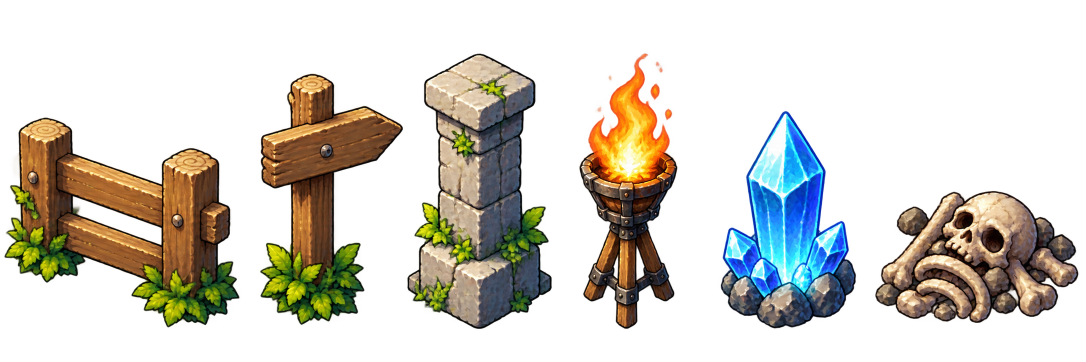
#> input picture assets/hd/props/village.png, 2172 x 724 px (shown at 1/2 size)
$ python cut-magenta-prop-sheet.py ../assets/hd/props/village.png
#> lines starting #> are read from the running program, lines starting #| are printed output that depends on the picture; after the words box and inside, x2 and y2 are one past the last pixel; in counts of white or black regions, pixels touching at a corner belong together
"""Cuts a ChatGPT prop sheet drawn on flat magenta (#FF00FF, or #00FF00: read from the top-left pixel) into one PNG per prop for MapScenery (first used for the Willowbrook 2.5D forest, 21/11/2026).

    python Tools/cut-magenta-prop-sheet.py <sheet.png> <name1> <name2> ... [--scale 1.0] [--out Assets/Resources/Sprites/village/props]

- Props are the large non-magenta blobs (with --grid RxC: everything inside one cell of an R x C layout is one prop), read row by row (top to bottom, then left to right), so names follow the order asked in the prompt.
- Magenta is keyed out with a soft edge and the pink fringe is despilled (the magenta share is removed from the edge colours).
- Each PNG is padded so the TRUNK of a *Tree* prop (middle of the lowest opaque rows; other props: their bbox middle) sits on the horizontal centre and the lowest opaque pixel on the bottom
  edge: MapScenery draws a prop with pivot (0.5, 0) on the bottom edge of its footprint, so the trunk lands on its tile (and a 2.5D billboard
  stands on its foot line). Size is rounded up to 16 px (a quarter tile).
- Prints the PropDef line of each prop (W, H in tiles = px / 64; footprint left for you to choose: trees 1x1, low walk-through decor FootH 0).
"""
import os, sys
import numpy as np, cv2
from PIL import Image

ROOT = os.path.dirname(os.path.dirname(os.path.abspath(__file__)))


def main():
    args = [a for a in sys.argv[1:]]
    scale = float(args[args.index("--scale") + 1]) if "--scale" in args else 1.0
    out = args[args.index("--out") + 1] if "--out" in args else os.path.join(ROOT, "Assets", "Resources", "Sprites", "village", "props")
    grid = tuple(int(v) for v in args[args.index("--grid") + 1].split("x")) if "--grid" in args else None
    for flag in ("--scale", "--out", "--grid"):
        if flag in args: i = args.index(flag); del args[i:i + 2]
    sheet, names = args[0], args[1:]
    im = np.asarray(Image.open(sheet).convert("RGB")).astype(np.float32)
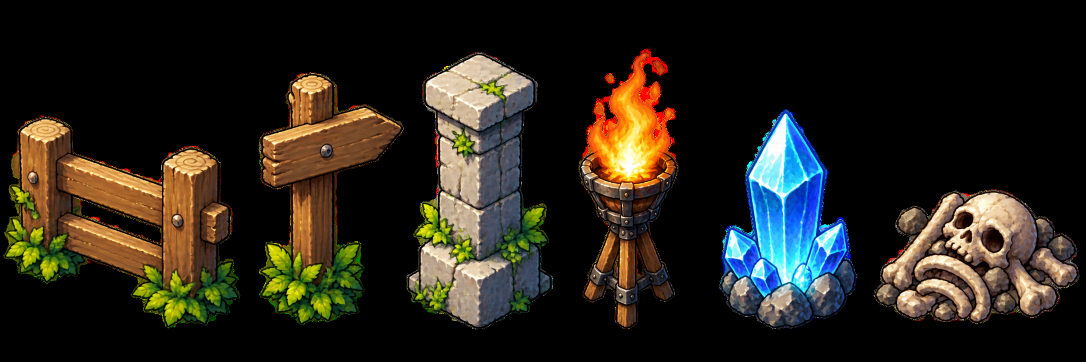
#> im: shape (724, 2172, 3) float32 (shown at 1/2 size); mean R, G, B 39.7, 35.4, 26.5
    R, G, B = im[..., 0], im[..., 1], im[..., 2]
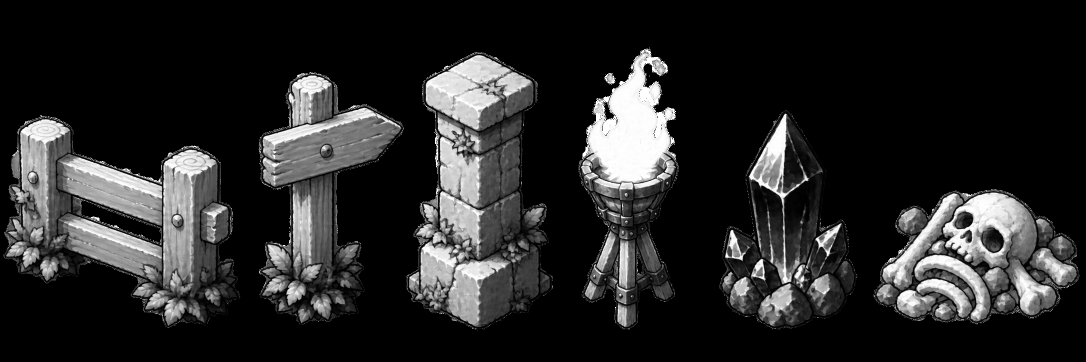
#> R: shape (724, 2172) float32 (shown at 1/2 size); min 0, max 255, mean 39.7
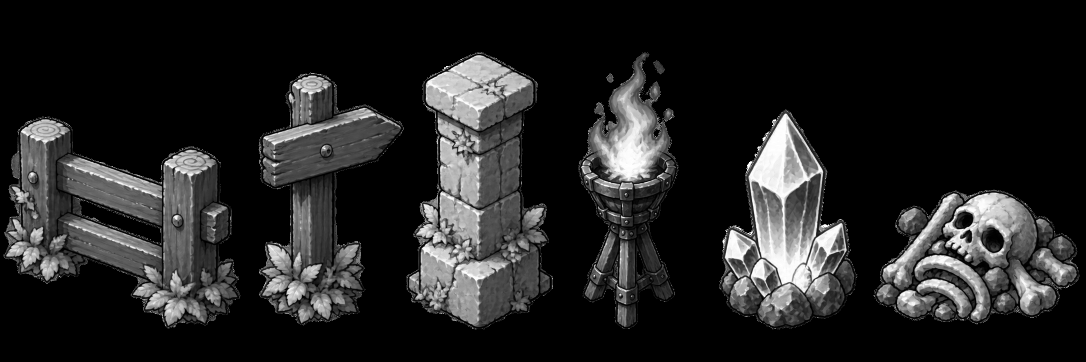
#> G: shape (724, 2172) float32 (shown at 1/2 size); min 0, max 255, mean 35.4
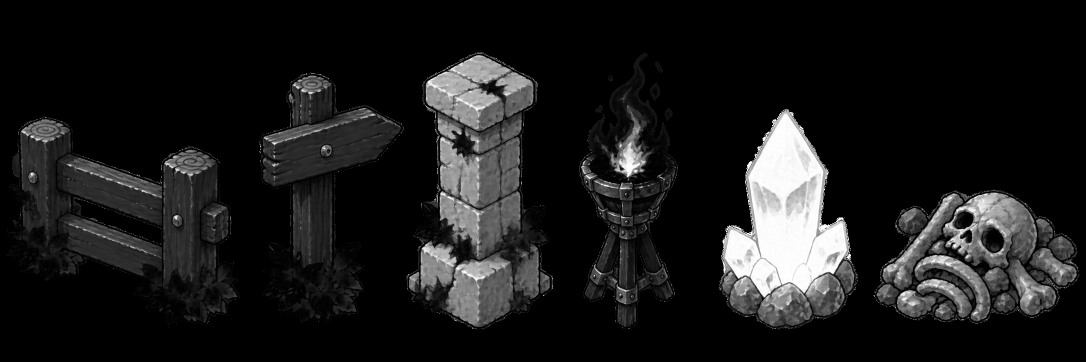
#> B: shape (724, 2172) float32 (shown at 1/2 size); min 0, max 255, mean 26.5
    green = G[2, 2] > 200 and R[2, 2] < 80 and B[2, 2] < 80   # sheet drawn on #00FF00 (purple / pink art, 21/11/2026): key green instead
#> green = False
    # key-ness: magenta = high R and B, low G; green = G above both
    mag = np.clip(((G - np.maximum(R, B)) if green else (np.minimum(R, B) - G)) - 60, 0, None) / 90.0
    mag = np.clip(mag, 0, 1)
    alpha = 1 - mag
    solid = (alpha > 0.5).astype(np.uint8)
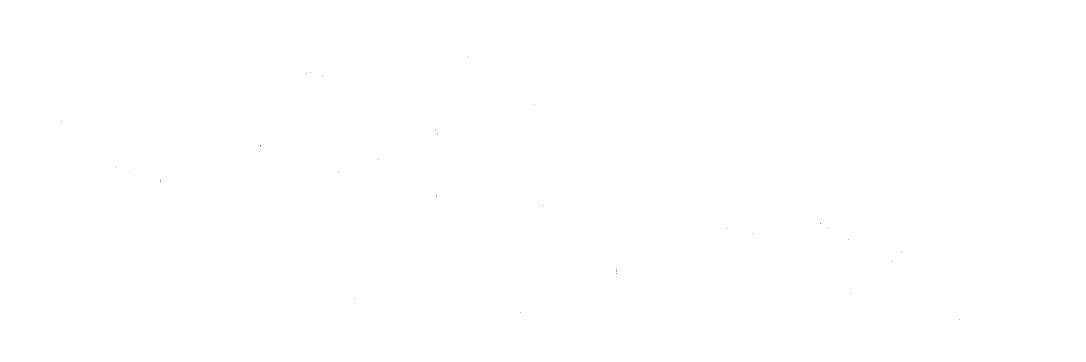
#> solid: shape (724, 2172) (shown at 1/2 size); values 0 (black) and 1 (white), 100% white; black in thin lines or dots, all inside (x1, y1, x2, y2) = (123, 112, 1919, 639)
    solid = cv2.morphologyEx(solid, cv2.MORPH_CLOSE, np.ones((9, 9), np.uint8))
#> solid: shape (724, 2172); every value is 1
    n, lab, st, cen = cv2.connectedComponentsWithStats(solid)
#> lab: shape (724, 2172) int32; every value is 1
#> n = 2; st = [[-1, 2147483647, 0, 0, 0], [0, 0, 2172, 724, 1572528]]; cen = [[nan, nan], [1085.5, 361.5]]
    if grid:  # --grid RxC: the sheet is a rows x cols layout; every blob joins the cell of its centre (props made of separate pieces, e.g. a floating orb over its base)
        gr, gc = grid
        H0, W0 = solid.shape
        cell = np.zeros(n, int) - 1
        for i in range(1, n):
            if st[i, 4] > 150: cell[i] = min(gr - 1, int(cen[i][1] * gr / H0)) * gc + min(gc - 1, int(cen[i][0] * gc / W0))
        lab = np.where(lab > 0, cell[lab] + 1, 0).astype(np.int32)
        n = gr * gc + 1
        st = np.zeros((n, 5), int); cen = np.zeros((n, 2))
        for i in range(1, n):
            ys, xs = np.nonzero(lab == i)
            if len(xs): st[i] = [xs.min(), ys.min(), xs.max() - xs.min() + 1, ys.max() - ys.min() + 1, len(xs)]; cen[i] = [xs.mean(), ys.mean()]
    blobs = [i for i in range(1, n) if st[i, 4] > 1500]
#> blobs = [1]
#> (the run stopped early here; a loop or call above may not have finished)

$ run again, with assets/hd/props/big_rocks.png copied over assets/hd/props/village.png
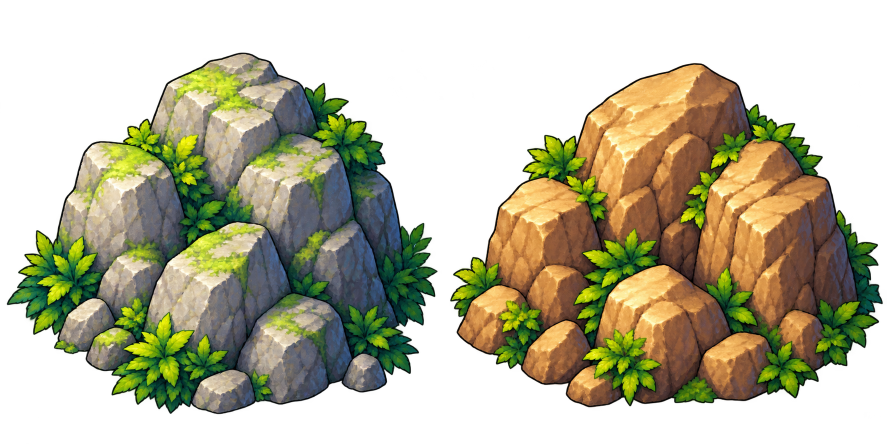
#> input picture assets/hd/props/big_rocks.png, 1774 x 887 px (shown at 1/2 size)
#> in main, `im = np.asarray(Image.open(sheet).convert("RGB")).astype(np.float32)`:
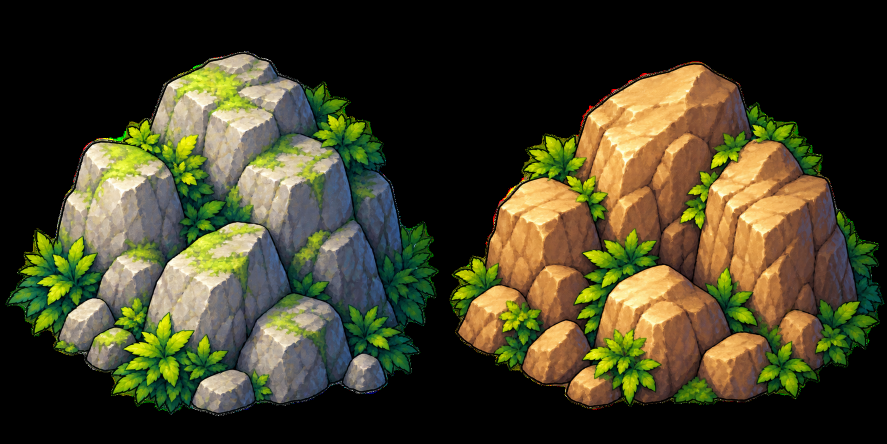
#> im: shape (887, 1774, 3) float32 (shown at 1/2 size); mean R, G, B 66.2, 63.4, 37.9
#> in main, `R, G, B = im[..., 0], im[..., 1], im[..., 2]`:
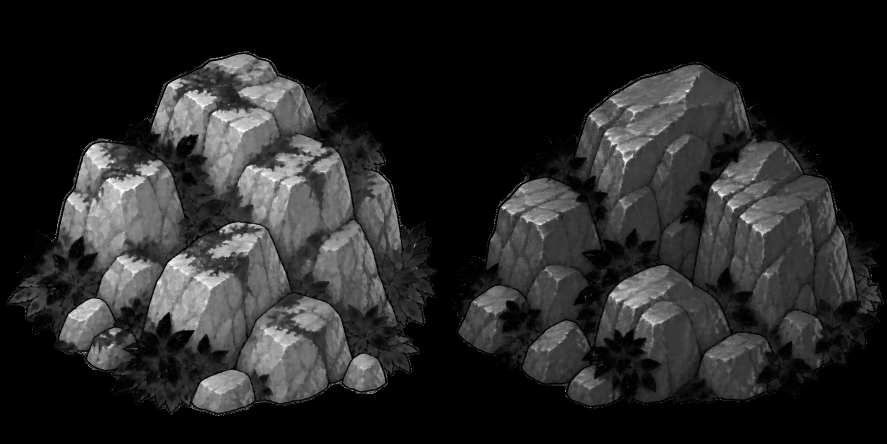
#> B: shape (887, 1774) float32 (shown at 1/2 size); min 0, max 255, mean 37.9
#> green = False
#> lab: shape (887, 1774) int32; every value is 1
#> n = 2; st = [[-1, 2147483647, 0, 0, 0], [0, 0, 1774, 887, 1573538]]; cen = [[nan, nan], [886.5, 443]]
#> blobs = [1]

$ run again, with assets/hd/props/houses.png copied over assets/hd/props/village.png
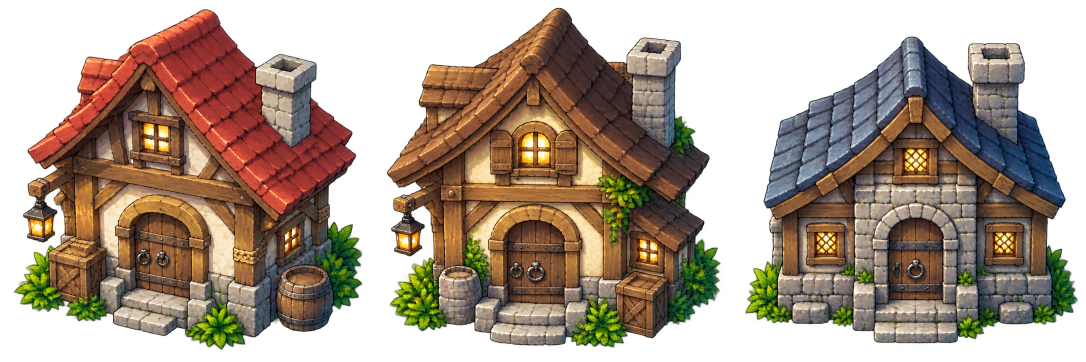
#> input picture assets/hd/props/houses.png, 2172 x 724 px (shown at 1/2 size)
#> in main, `R, G, B = im[..., 0], im[..., 1], im[..., 2]`:
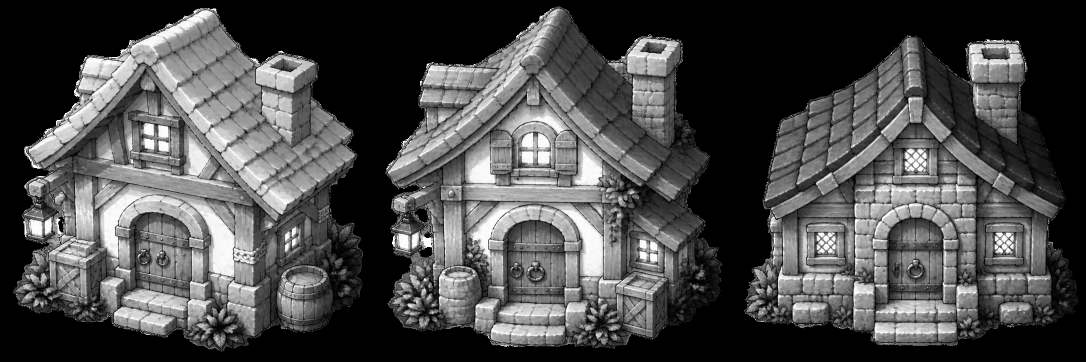
#> R: shape (724, 2172) float32 (shown at 1/2 size); min 0, max 255, mean 74.2
#> in main, `R, G, B = im[..., 0], im[..., 1], im[..., 2]`:
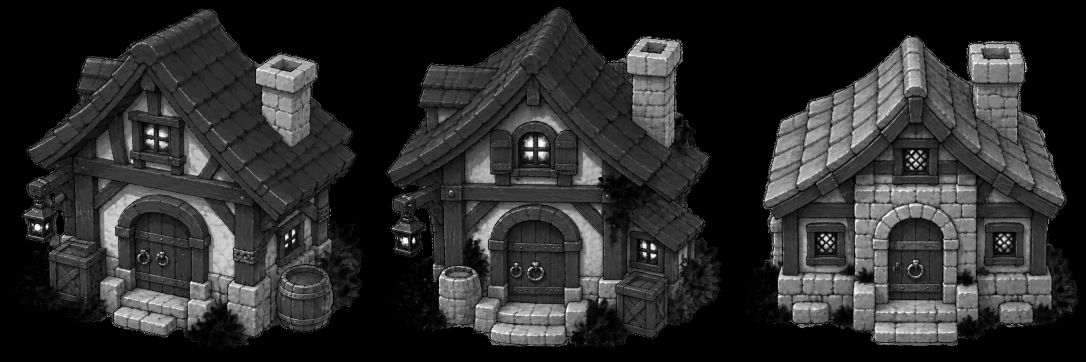
#> B: shape (724, 2172) float32 (shown at 1/2 size); min 0, max 255, mean 43
#> green = False
#> lab: shape (724, 2172) int32; every value is 1
#> n = 2; st = [[-1, 2147483647, 0, 0, 0], [0, 0, 2172, 724, 1572528]]; cen = [[nan, nan], [1085.5, 361.5]]
#> blobs = [1]

$ run again, with assets/hd/props/pine_tree.png copied over assets/hd/props/village.png
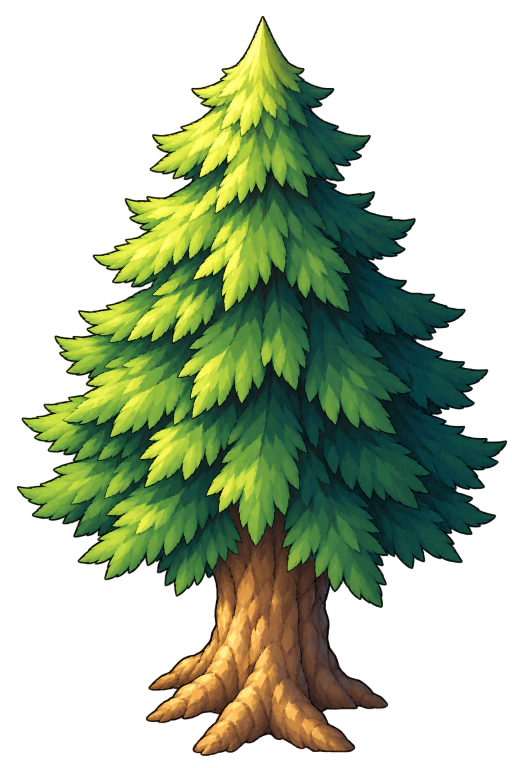
#> input picture assets/hd/props/pine_tree.png, 1024 x 1536 px (shown at 1/2 size)
#> in main, `R, G, B = im[..., 0], im[..., 1], im[..., 2]`:
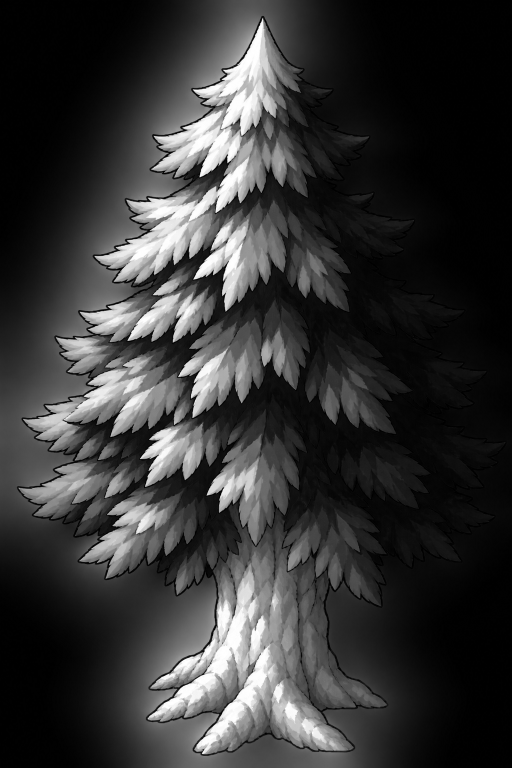
#> R: shape (1536, 1024) float32 (shown at 1/2 size); min 0, max 255, mean 53
#> in main, `R, G, B = im[..., 0], im[..., 1], im[..., 2]`:
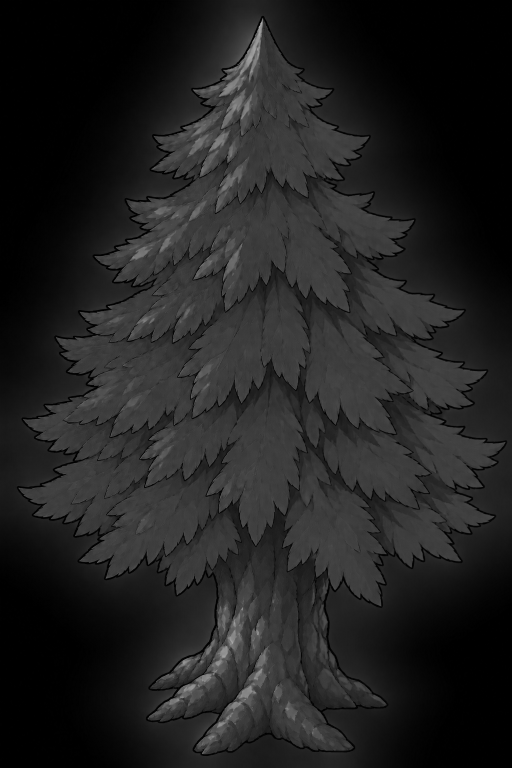
#> B: shape (1536, 1024) float32 (shown at 1/2 size); min 0, max 183, mean 33
#> green = False
#> mag: shape (1536, 1024) float32; every value is 0
#> alpha: shape (1536, 1024) float32; every value is 1
#> solid: shape (1536, 1024); every value is 1
#> lab: shape (1536, 1024) int32; every value is 1
#> n = 2; st = [[-1, 2147483647, 0, 0, 0], [0, 0, 1024, 1536, 1572864]]; cen = [[nan, nan], [511.5, 767.5]]
#> blobs = [1]
